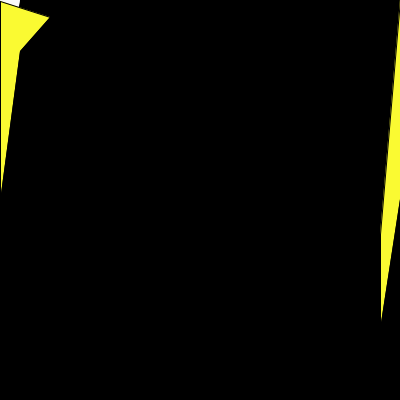
Frame 1 (no input)
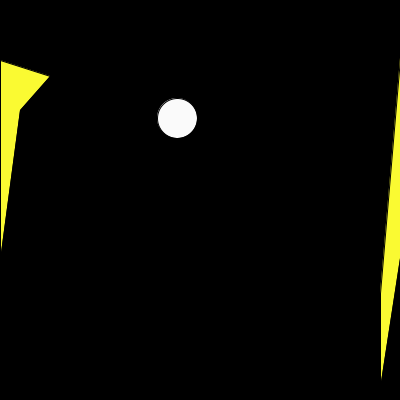
Frame 60 (the mouse pressed at the canvas centre just before this capture)
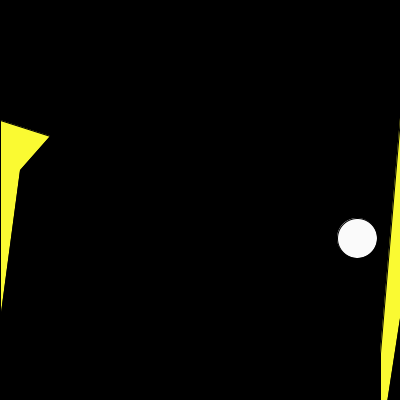
Frame 120 (the mouse held since frame 60 and released just before this capture)

The Processing sketch that drew these frames (run headless with seeded random() and noise(); from frame 60 on, the mouse is pressed at the canvas centre):

// Processing sketch: processing_91832
// ── processing_91832.pde

float X = 0;
float Y =0;
float xSpeed=3;
float ySpeed=2;
int lefty=0;
int righty=0;
float leftySpeed=-1;
float rightySpeed=1;

void setup() {
  size(400,400);

}
void draw(){
  background(0);
  
  if(X>width){
    xSpeed*=-1;
  }
  if(X<0){
    xSpeed*=-1;
  }
  if (Y>height){
    ySpeed*=-1;
  }
  if(Y<0){
    ySpeed*=-1;
  }
  fill(250);
  smooth();
  ellipse(X,Y, 40,40);


X+=xSpeed;
Y+=ySpeed;


 fill(250,250,50);
 
 lefty+=leftySpeed;
 righty+=rightySpeed;
 
 quad(0,righty+200,0,righty+0,50,righty+16,20,righty+50); //right MIT
 
 
quad(400,lefty,400,lefty+200,380,lefty+330,380,lefty+235);
if(lefty>height){
  leftySpeed*=-1;
}
if (lefty<0){
  leftySpeed*=-1;
}// point R (a,b),(c,d) (e,f) (g,h)

if(righty>height){
  rightySpeed*=-1;
}
if(righty<0){
  rightySpeed*=-1;
}
  

}
